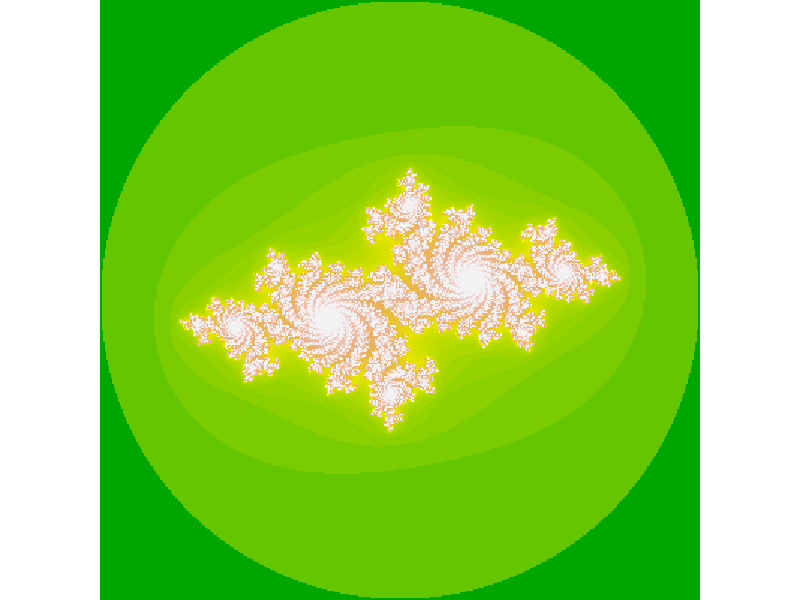
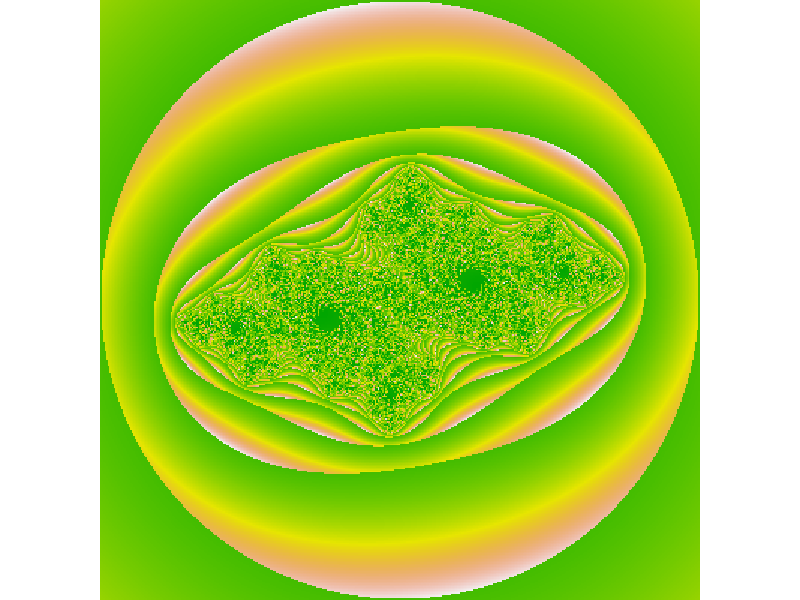
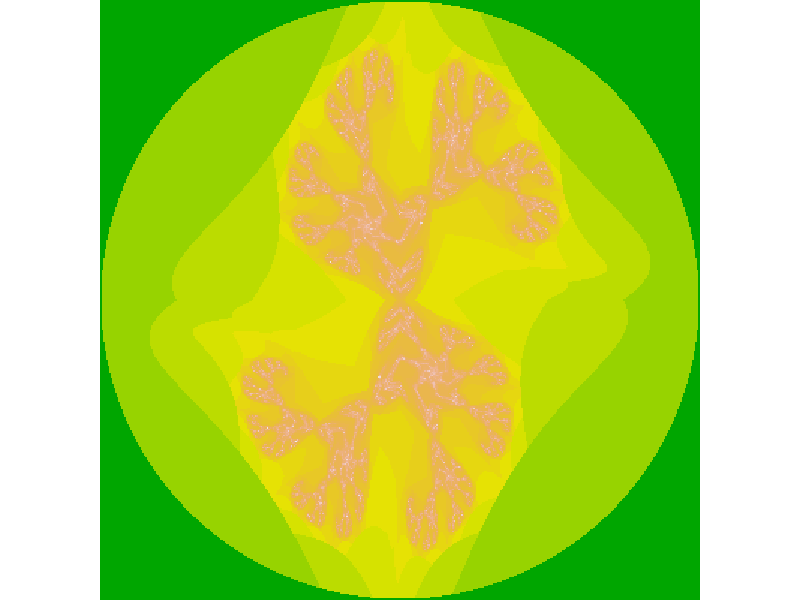

The R source for these figures, in order:
## ---- chunk 1
knitr::opts_chunk$set(
  collapse = TRUE,
  comment = "#>"
)
## ---- chunk 2
cx <- -0.7
cy <- 0.27015
size <- 400
max_iter <- 255
gamma <- 1

N <- size

# Define the (x, y) grid of coordiantes
x <- matrix(seq(-2, 2, length.out = N), N, N, byrow = TRUE)
y <- matrix(seq(-2, 2, length.out = N), N, N, byrow = FALSE)

# Where is the iteration still valid (i.e. hasn't diverged to infinity)
valid <- rep(T, N * N)
idx   <- which(valid)

# A matrix to hold the iteration count
iter  <- matrix(0L, N, N)

for (i in seq(max_iter)) {
  # Just calculate on the (x,y) which are still valid
  xt <- x[idx]
  yt <- y[idx]
  
  # where is the (squared) magnitude still < 4    
  valid[idx] <- (xt*xt + yt*yt) < 4
  
  # terminate early if all values have escaped
  idx <- which(valid)
  if (length(idx) == 0) break;
  
  # Bump the iteraton count
  iter[idx] <- iter[idx] + 1L
  
  # Update which x,y we'll be calculating on (using latest idx)
  xt <- x[idx]
  yt <- y[idx]
  
  # Iterative calculation
  tmp    <- xt * xt - yt * yt + cx 
  y[idx] <- 2 * xt * yt + cy       
  x[idx] <- tmp
}

#~~~~~~~~~~~~~~~~~~~~~~~~~~~~~~~~~~~~~~~~~~~~~~~~~~~~~~~~~~~~~~~~~~~~~~~~~~~~
# Plot of number of iterations
#~~~~~~~~~~~~~~~~~~~~~~~~~~~~~~~~~~~~~~~~~~~~~~~~~~~~~~~~~~~~~~~~~~~~~~~~~~~~
oldpar <- graphics::par(mai = c(0, 0, 0, 0))
cols <- terrain.colors(256) 
z <- round( (iter / max(iter)) ^ 0.25 * 255) + 1
z[] <- cols[z]
plot(as.raster(z), interpolate = FALSE)
par(oldpar)
## ---- chunk 3
#~~~~~~~~~~~~~~~~~~~~~~~~~~~~~~~~~~~~~~~~~~~~~~~~~~~~~~~~~~~~~~~~~~~~~~~~~~~~~
# Plot of final magnitude at each location
#~~~~~~~~~~~~~~~~~~~~~~~~~~~~~~~~~~~~~~~~~~~~~~~~~~~~~~~~~~~~~~~~~~~~~~~~~~~~~
oldpar <- graphics::par(mai = c(0, 0, 0, 0))
z <- sqrt(x * x + y * y)
z <- round((z / max(z)) ^ 2 * 255) + 1
z[] <- cols[z]
plot(as.raster(z), interpolate = FALSE)
par(oldpar)
## ---- chunk 4
cx <- -0.7
cy <- 0.27015
size <- 400
max_iter <- 255
gamma <- 1

N <- size

# Define the (x, y) grid of coordiantes
x <- matrix(seq(-2, 2, length.out = N), N, N, byrow = TRUE)
y <- matrix(seq(-2, 2, length.out = N), N, N, byrow = FALSE)

# Where is the iteration still valid (i.e. hasn't diverged to infinity)
valid <- rep(T, N * N)
idx   <- which(valid)

# A matrix to hold the iteration count
iter  <- matrix(0L, N, N)

for (i in seq(max_iter)) {
  # Just calculate on the (x,y) which are still valid
  xt <- x[idx]
  yt <- y[idx]
  
  # where is the (squared) magnitude still < 4    
  valid[idx] <- (xt*xt + yt*yt) < 4
  
  # terminate early if all values have escaped
  idx <- which(valid)
  if (length(idx) == 0) break;
  
  # Bump the iteraton count
  iter[idx] <- iter[idx] + 1L
  
  # Update which x,y we'll be calculating on (using latest idx)
  xt <- x[idx]
  yt <- y[idx]
  
  # Iterative calculation
  tmp    <- abs(xt) - abs(yt) + cx^2 # <<------------ Changed this !!
  y[idx] <- 2 * xt * yt + cy       
  x[idx] <- tmp
}

#~~~~~~~~~~~~~~~~~~~~~~~~~~~~~~~~~~~~~~~~~~~~~~~~~~~~~~~~~~~~~~~~~~~~~~~~~~~~
# Plot of number of iterations
#~~~~~~~~~~~~~~~~~~~~~~~~~~~~~~~~~~~~~~~~~~~~~~~~~~~~~~~~~~~~~~~~~~~~~~~~~~~~
oldpar <- graphics::par(mai = c(0, 0, 0, 0))
cols <- terrain.colors(256) 
z <- round( (iter / max(iter)) ^ 0.25 * 255) + 1
z[] <- cols[z]
plot(as.raster(z), interpolate = FALSE)
par(oldpar)
